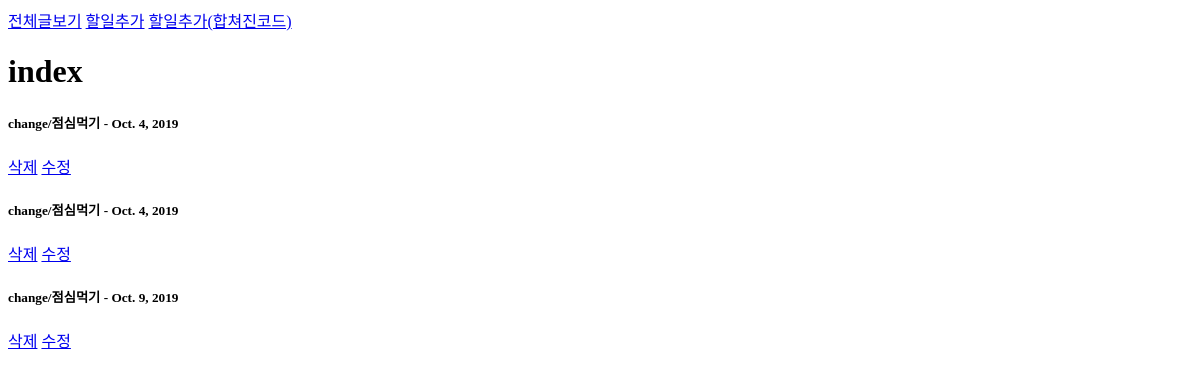
/todos/, run on an earlier commit of the app's database.
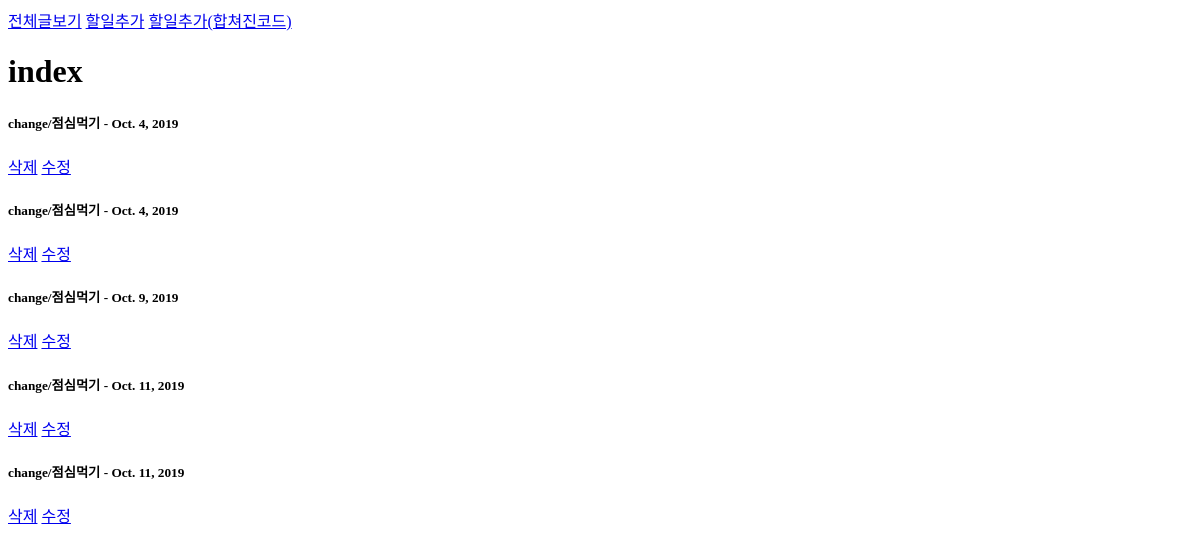
And on a later commit of the database.
### todos/models.py (models this page shows)
class Todo(models.Model):
    title = models.CharField(max_length=50) # 짧은 형태의 글
    content = models.TextField() # 긴 형태의 글 # django에서 TextField는 form 클래스에서 크기조절이 가능한 큰 상자가 생긴다.
    due_date = models.DateField()
    author = models.CharField(max_length=50)

### todos/views.py (the view)
# urls.py: path('', views.index, name="index"),
def index(request):
    todos = Todo.objects.all()
    context = {
        'todos': todos,
    }
    return render(request, 'index.html', context)

### todos/templates/index.html
{% extends 'base.html' %}
{% block body %}
  <h1>index</h1>
  {% for todo in todos %}
    <h5>{{todo.author}}/{{todo.title}} - {{todo.due_date}}</h5>
    <a href="{% url 'todos:delete' todo.id %}">삭제</a>
    <a href="{% url 'todos:update' todo.id %}">수정</a>
  {% endfor %}
{% endblock %}

What changed in the data, as far as the page shows it:
added Todo: author "change", title "점심먹기", due_date "Oct. 11, 2019"
added Todo: author "change", title "점심먹기", due_date "Oct. 11, 2019"
